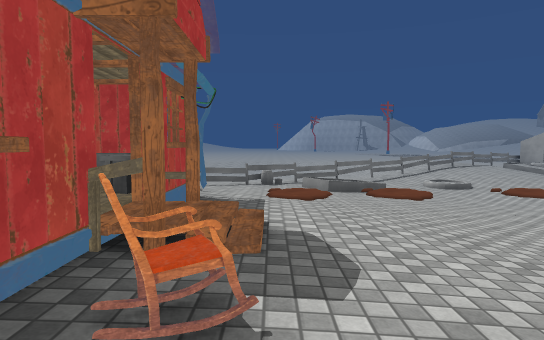
view 1 (above)

21 first-person views from a walk through a Unity game level. The camera is 1.3 m above the floor, tilts 4° down and sees 75° across. The floor is counted in squares, 2 m on a side. Each view is taken from the middle of a square. On the plan, view 1 faces up. The plan holds only what a view shows up to about 10 squares ahead; the rest is blank. The place goes on beyond the plan. The player character is not drawn. Some animated figures are left out. Some surface patterns are stand-ins.

view 2
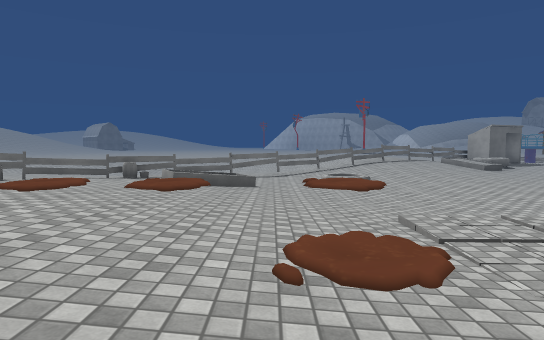

view 3
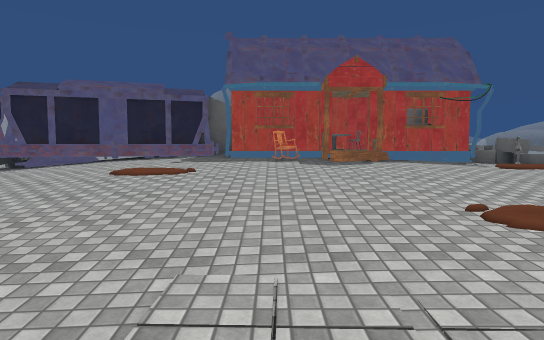

view 4
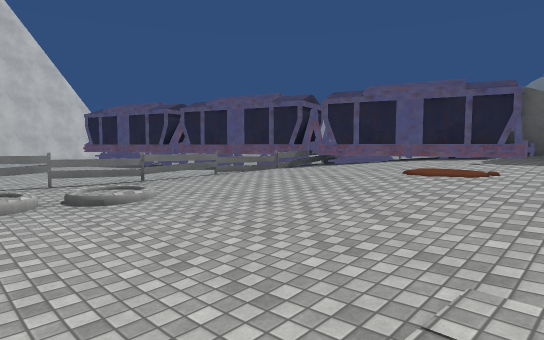

view 5
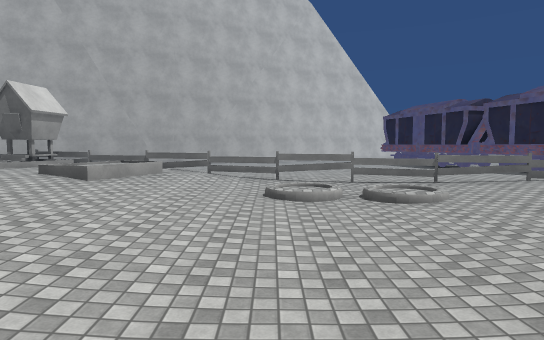

view 6
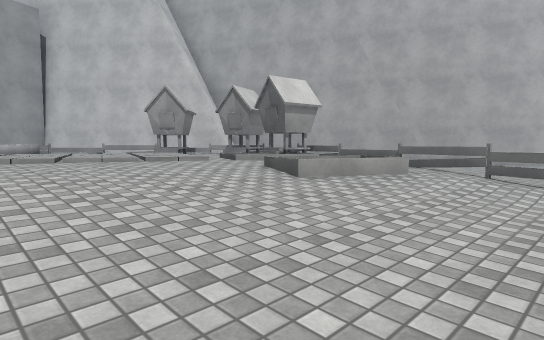

view 7
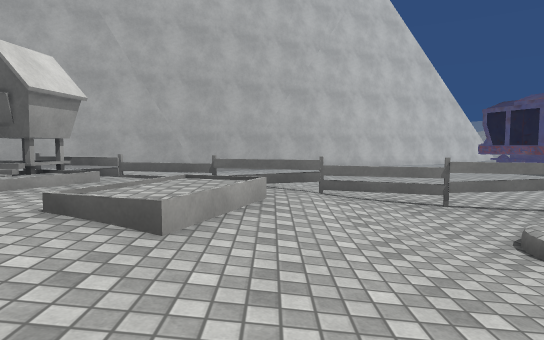

view 8
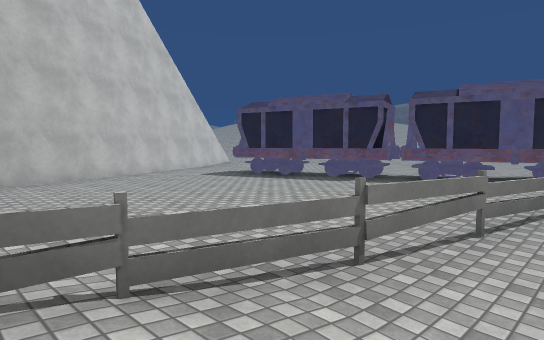

view 9
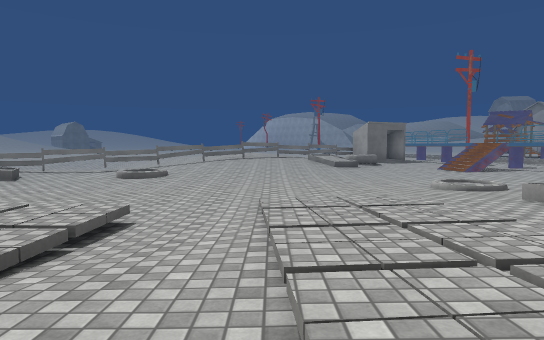

view 10
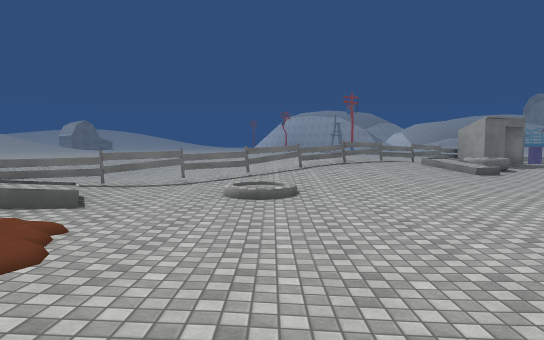

view 11
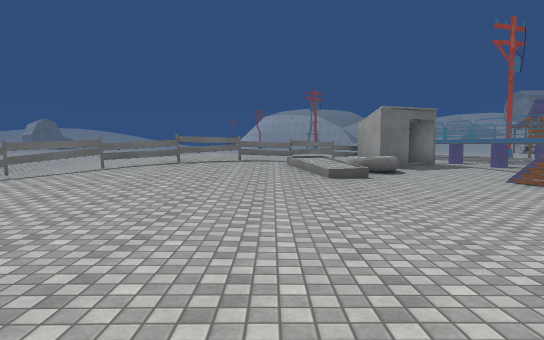

view 12
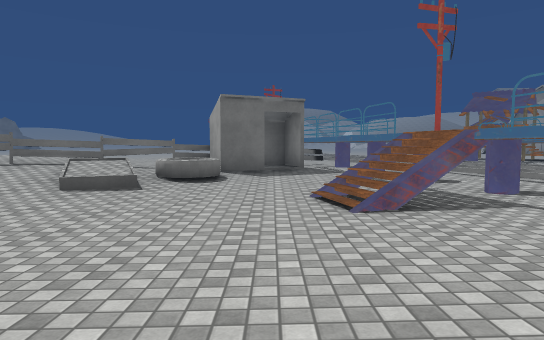

view 13
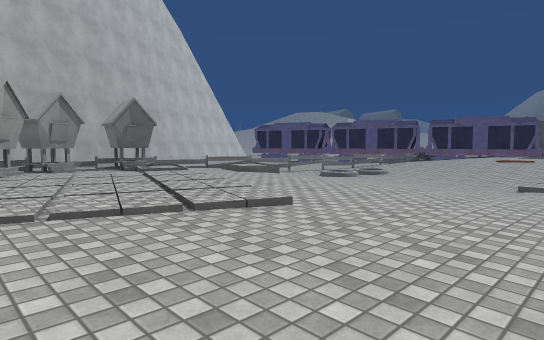

view 14
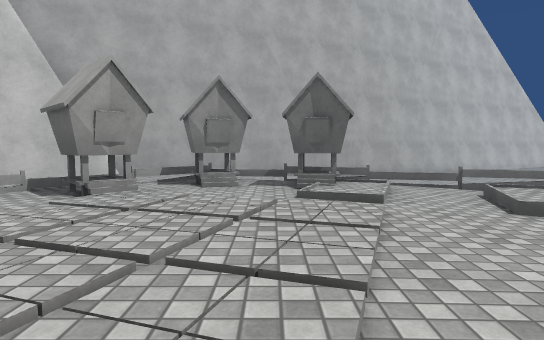

view 15
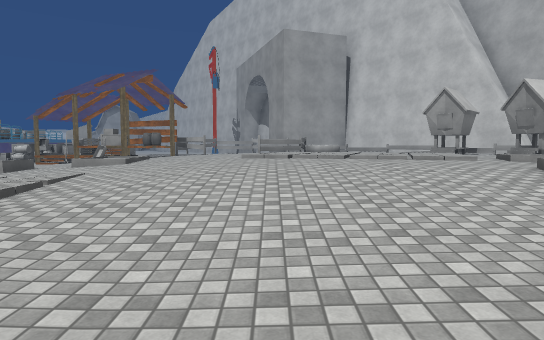

view 16
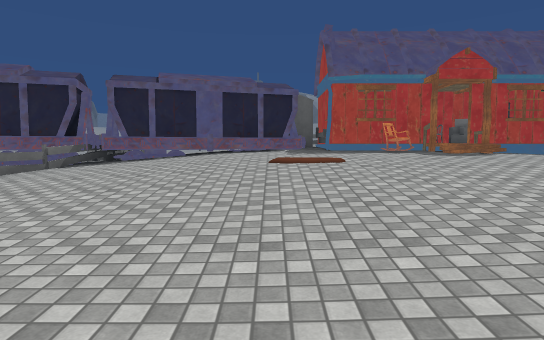

view 17
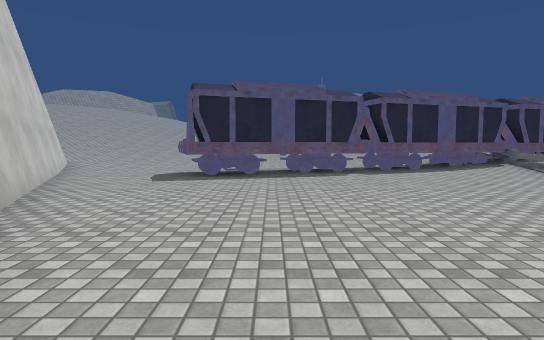

view 18
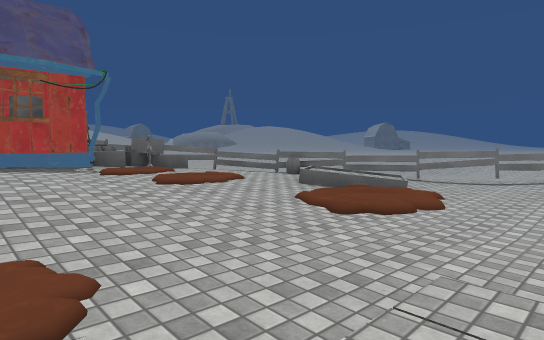

view 19
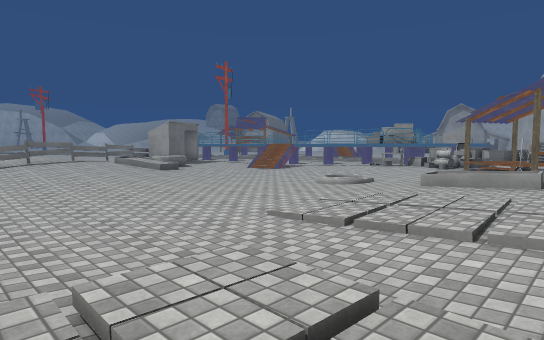

view 20
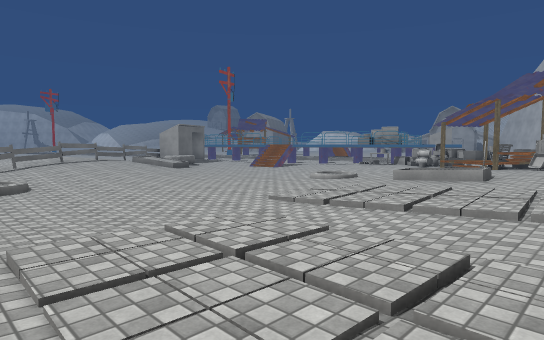

view 21
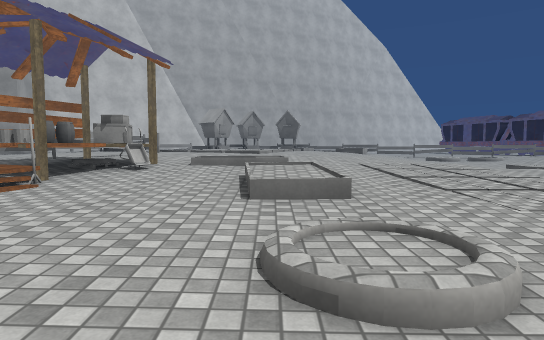

### Floor plan
Key: @ floor where view 1 was taken; # wall or solid block; x gap in a wall; . main floor; : floor 0.25 m higher than the main floor; - floor 0.25 m lower than the main floor; + floor 0.5 m higher than the main floor; _ floor 0.5 m lower than the main floor; * floor 0.75 m higher than the main floor; / step, stairs or slope; = window, fence, low wall or low ledge; v drop or lower ground; T thing the floor can be seen under or through; O other object.
Columns run from 5 left of view 1 to 15 right of it. Each row starts with its distance up from view 1.
 18                    OO
 17                  #OO
 16             ++:=#O..#
 15            :+#=:/v--O
 14        __ .:#=::/ --O
 13        _--:==:://--/#
 12        --==:::.----/
 11       .TT-....---_---
 10   ....==--.-.---_----
  9   ..:O /--/---------
  8    =:://------------
  7  =#O:::.--------.--..
  6 ###OO:::.--------...O
  5   #OO*/O.O-/-....:..O
  4   # O*+::../-..../::#
  3   O=O*+://..-.::://OO
  2   O O**+::....:::++:/
  1   O OO*+:.....:::+++/
  0 OOOOO@//:.---.::+++++
 -1 OO##**+/:.---.::++**=
 -2    #*++:..--.::++**+*
 -3    ##+::.---.::++***+
 -4    ##:::.//-.:/++*+*+
 -5  OO##:===# -./*+*++O+
 -6     #:..T==x=:/+*++O/
 -7   ..##.......=//O+O/+
 -8   ..##.......:::++=++
 -9    .##........::::++:
-10     .##........   ###
-11     .##........ ###
-12      ##.......##
-13     ..#.....###
-14     ......###
-15     ....###
-16     ..###
-17     ###

Positions as (right, up) in squares from view 1, and headings:
1: (0, 0), facing up
2: (3, 1), facing up
3: (6, 1), facing left
4: (6, 1), facing down-left
5: (6, 1), facing down
6: (6, -1), facing down-right
7: (8, -2), facing down
8: (8, -5), facing down-left
9: (8, 1), facing up
10: (5, 4), facing up
11: (9, 6), facing up
12: (13, 8), facing up
13: (15, 2), facing down-left
14: (12, -1), facing down
15: (5, -1), facing right
16: (6, -1), facing left
17: (9, -11), facing left
18: (5, 3), facing up-left
19: (5, 3), facing up-right
20: (4, 2), facing up-right
21: (12, 9), facing down
